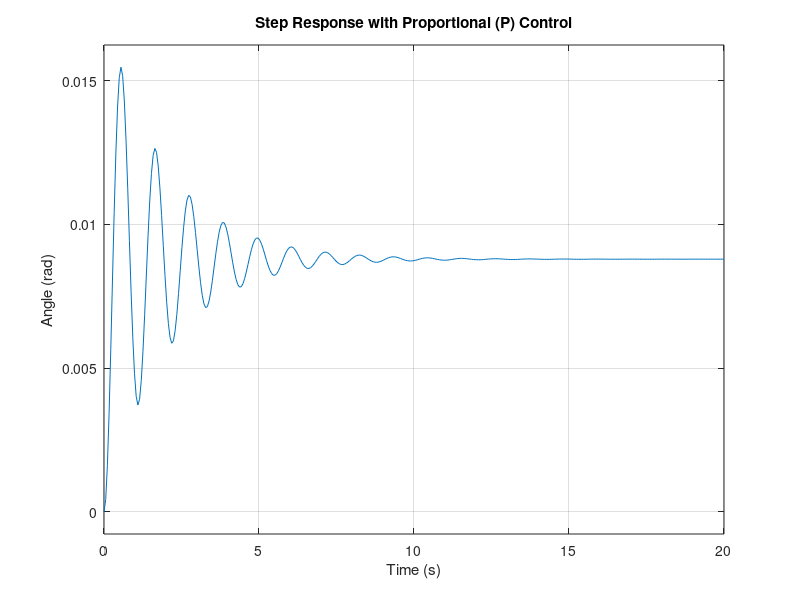

The MATLAB source for this figure:
% Defining constant 
m = 0.01; % measured mass in kilogram 
r = 0.3; % measured arm length in meter
I = m * r^2; % moment of inertia 
g = 9.81; % gravitational constant 
kv = 0.087;% constant for thrust 

% damping reflects how much resistance opposes the rotationds angular 
% velocity. If the damping is zero, then the system would be more prone to 
% oscillations because thereas no force actively opposing changes in the 
% angular velocity.

% Define State-Space Model
A = [0, 1; -m * g * r / I, -1];
B = [0; kv * r / I];
C = [1 0];
D = 0;

% Create State-Space System
sys = ss(A, B, C, D);

% Convert to Transfer Function for easier control analysis
sys_tf = tf(sys);

% Proportional Gain (tune kp based on response)
kp = 0.01;  
controller_P = kp;

% Closed-loop system with P controller
sys_cl_P = feedback(controller_P * sys_tf, 1);

% Step Response
figure;
step(sys_cl_P);
title('Step Response with Proportional (P) Control');
xlabel('Time (s)');
ylabel('Angle (rad)');
grid on;

% % Proportional and Integral Gains (tune these based on response)
% kp = 1;  % proportional gain (example value)
% ki = 0.5;  % integral gain (example value)
% controller_PI = pid(kp, ki);
% 
% % Closed-loop system with PI controller
% sys_cl_PI = feedback(controller_PI * sys_tf, 1);
% 
% % Step Response
% figure;
% step(sys_cl_PI);
% title('Step Response with Proportional-Integral (PI) Control');
% xlabel('Time (s)');
% ylabel('Angle (rad)');
% grid on;

% % Proportional, Integral, and Derivative Gains (tune these)
% kp = 1;    % proportional gain (example value)
% ki = 0.5;  % integral gain (example value)
% kd = 0.1;  % derivative gain (example value)
% controller_PID = pid(kp, ki, kd);
% 
% % Closed-loop system with PID controller
% sys_cl_PID = feedback(controller_PID * sys_tf, 1);
% 
% % Step Response
% figure;
% step(sys_cl_PID);
% title('Step Response with Proportional-Integral-Derivative (PID) Control');
% xlabel('Time (s)');
% ylabel('Angle (rad)');
% grid on;